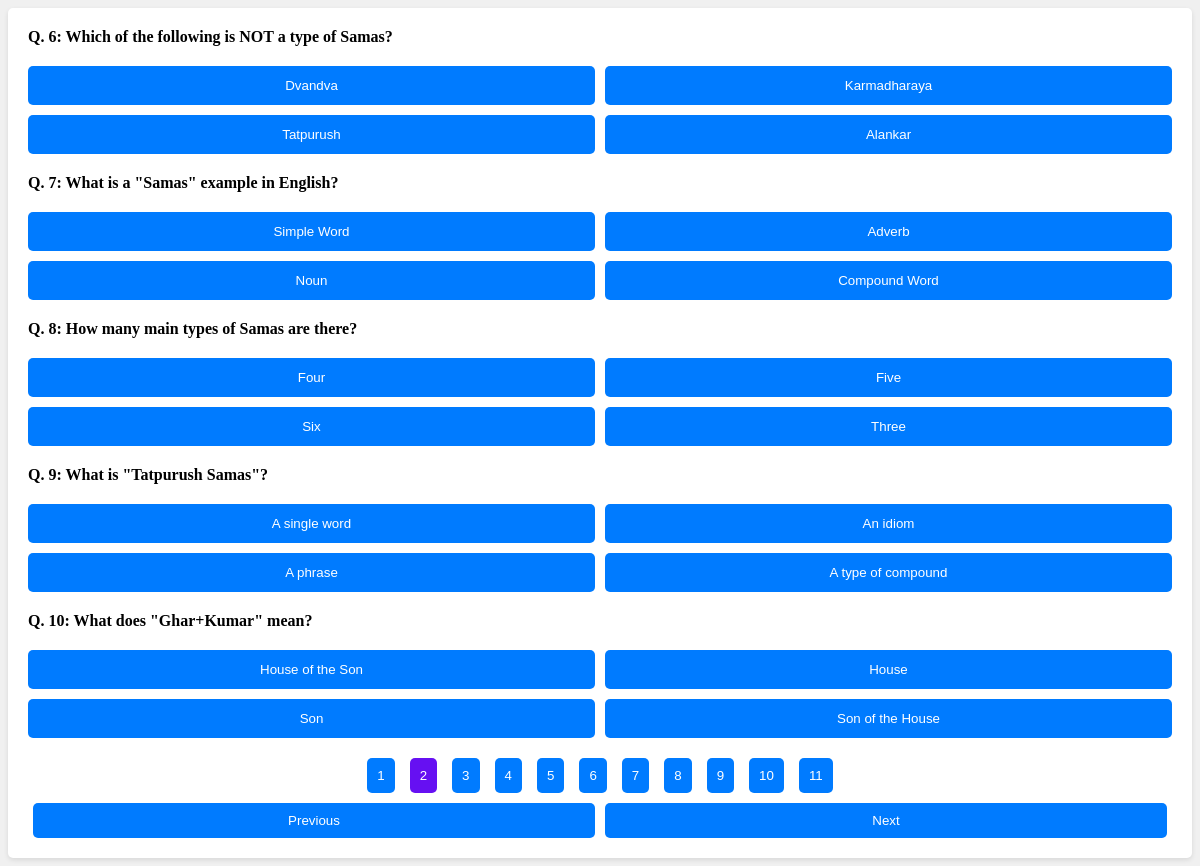
Page /quiz?page=2 on the committed database.
### tables this page shows
CREATE TABLE questions (
    id INTEGER PRIMARY KEY AUTOINCREMENT,
    subject_id INTEGER NOT NULL,
    topic_id INTEGER NOT NULL,
    subtopic_id INTEGER,
    question TEXT NOT NULL,
    answer TEXT NOT NULL,
    option1 TEXT NOT NULL,
    option2 TEXT NOT NULL,
    option3 TEXT NOT NULL,
    hints TEXT,
    explanation TEXT,
    FOREIGN KEY (subject_id) REFERENCES subjects(id),
    FOREIGN KEY (topic_id) REFERENCES topics(id),
    FOREIGN KEY (subtopic_id) REFERENCES subtopics(id)
);

### app.py (the view)
@app.route("/quiz", methods=["GET"])
def quiz():
    page = int(request.args.get('page', 1))
    limit = 5
    offset = (page - 1) * limit
    conn = get_db_connection()
    questions = conn.execute('SELECT id, question, option1, option2, option3, answer FROM questions LIMIT ? OFFSET ?', (limit, offset)).fetchall()
    total_questions = conn.execute('SELECT COUNT(*) FROM questions').fetchone()[0]
    conn.close()
    return render_template("quiz.html", questions=questions, current_page=page, total_questions=total_questions)

### app.py (called while the page is built)
def get_db_connection():
    conn = sqlite3.connect('test2.db')
    conn.row_factory = sqlite3.Row
    return conn

### templates/quiz.html (shortened to what this page needs)
<!DOCTYPE html>
<html lang="en">
<head>
    <link rel="stylesheet" href="{{ url_for('static', filename='style.css') }}">
</head>
<body>
    <div class="quiz-container">
        <div id="questions">
            {% for question in questions %}
                <div class="question">
                    <strong class="question-text">Q. {{ loop.index + (current_page - 1) * 5 }}: {{ question.question }}</strong>
                    <button onclick="submitAnswer({{ question.id }}, '{{ question.option1 }}', this)">{{ question.option1 }}</button>
                    <button onclick="submitAnswer({{ question.id }}, '{{ question.option2 }}', this)">{{ question.option2 }}</button>
                    <button onclick="submitAnswer({{ question.id }}, '{{ question.option3 }}', this)">{{ question.option3 }}</button>
                    <button onclick="submitAnswer({{ question.id }}, '{{ question.answer }}', this)">{{ question.answer }}</button>
                </div>
            {% endfor %}
        </div>
        <div id="pagination" class="pagination">
            <span id="page-numbers">
                {% for page in range(1, (total_questions // 5) + 2) %}
                    <button onclick="location.href='/quiz?page={{ page }}'" {% if page == current_page %}class="current"{% endif %}>{{ page }}</button>
                {% endfor %}
            </span>
            <div class="nav-buttons">
                <button onclick="location.href='/quiz?page={{ current_page - 1 }}'" {% if current_page <= 1 %}disabled{% endif %}>Previous</button>
                <button onclick="location.href='/quiz?page={{ current_page + 1 }}'" {% if current_page >= (total_questions // 5) + 1 %}disabled{% endif %}>Next</button>
            </div>
        </div>
</body>
</html>

### static/style.css (style rules this page uses)
body { background-color: #f0f0f0; }
.quiz-container { background-color: #ffffff; padding: 20px; border-radius: 5px; box-shadow: 0 2px 5px rgba(0, 0, 0, 0.1); }
.question { display: flex; flex-wrap: wrap; gap: 10px; margin-bottom: 20px; }
.question-text { flex-basis: 100%; margin-bottom: 10px; }
.question button { flex: 1 1 calc(50% - 10px); }
button { width: 100%; background-color: #007BFF; color: white; border: none; border-radius: 5px; padding: 10px; cursor: pointer; transition: background-color 0.1s, transform 0.1s, font-weight 0.1s; font-weight: normal; border: 2px solid transparent; }
.pagination { display: flex; flex-direction: column; align-items: center; margin-top: 20px; }
#page-numbers { display: flex; gap: 5px; }
.nav-buttons { display: flex; justify-content: space-between; width: 100%; margin-top: 10px; }
.nav-buttons button { flex: 1; margin: 0 10px; }
.pagination button { padding: 10px; margin: 0 5px; background-color: #007BFF; color: white; border-radius: 5px; border: none; }
.pagination button.current { background-color: #6610f2; }

### rows in the picture
questions: question "Which of the following is NOT a type of Samas?", option1 "Dvandva", option2 "Karmadharaya", option3 "Tatpurush", answer "Alankar"
questions: question "What is a \"Samas\" example in English?", option1 "Simple Word", option2 "Adverb", option3 "Noun", answer "Compound Word"
questions: question "How many main types of Samas are there?", option1 "Four", option2 "Five", option3 "Six", answer "Three"
questions: question "What is \"Tatpurush Samas\"?", option1 "A single word", option2 "An idiom", option3 "A phrase", answer "A type of compound"
questions: question "What does \"Ghar+Kumar\" mean?", option1 "House of the Son", option2 "House", option3 "Son", answer "Son of the House"

### other values in the picture
{{ page }} "1" "2" "3" "4" "5" "6" "7" "8" "9" "10" "11"
